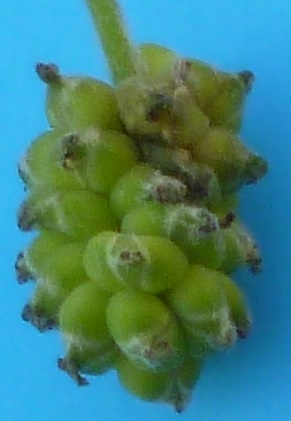
#> input picture image_files/asm5/1_black/27.Black_Mulberry_1.jpg, 291 x 421 px; its folder holds only this picture in this run
$ python 12_HOG.py   (older library calls are emulated)
#> lines starting #> are read from the running program, lines starting #| are printed output that depends on the picture
### util/common_util.py
import json
import math
import os
import pprint
import time
from datetime import datetime
from decimal import Decimal
from os import path
from turtle import pd

import numpy
import pandas
from diplib import PyDIPjavaio
import imageio
import numpy as np
from matplotlib import pyplot, cm
import csv
import pandas as pd
from pandas import DataFrame


class CommonUtil:


    # [6 lines left out: function save_ndarray_as_image, not called in this run]


    @staticmethod
    def rename_file(from_path_name: str, to_path_name: str):
        os.rename(from_path_name,to_path_name)


    # [88 lines left out: functions read_csv_file, list_to_ndarray, insert_to_list, is_dir_exist, is_path_exist, join_tuple and 3 more, not called in this run]


    @staticmethod
    def obtain_file_name_list(dir_path: str):
        file_name_list: list = os.listdir(dir_path)

        return file_name_list


    # [59 lines left out: functions auto_str, obtain_project_default_output_dir_path, press_enter_to_exit, create_missing_dir, print_complete_panda_data_frame, not called in this run]


    @staticmethod
    def obtain_project_default_input_dir_path(project_file_output_dir_name: str = "image_files", max_layers: int = 20):
#> called with project_file_output_dir_name = 'image_files', max_layers = 20
        parent_dir: str = os.getcwd()

        project_default_input_dir_path: str = ""
        layer_idx: int = 0
        while True:
            for root, sub_dir_name_list, files in os.walk(parent_dir):
                for sub_dir_name in sub_dir_name_list:
                    if sub_dir_name == project_file_output_dir_name:
                        project_default_input_dir_path += project_file_output_dir_name + "/"
                        return project_default_input_dir_path


            parent_dir, dir_name = os.path.split(parent_dir)
            if dir_name != project_file_output_dir_name:
                project_default_input_dir_path += "../"

            elif dir_name == project_file_output_dir_name:
                project_default_input_dir_path += dir_name + "/"
                return project_default_input_dir_path


            layer_idx += 1
            if layer_idx == max_layers:
                err_msg: str = "directory " + project_file_output_dir_name + " not exist in the " + str(max_layers) + " layer above"
                raise Exception(err_msg)


    # [62 lines left out: functions filter_list_value_smaller_than, obtain_project_default_output_dir_path, write_list_of_dict_to_excel, calc_coefficient_of_variation_CV, not called in this run]


    @staticmethod
    def pretty_print(obj: object, width=100):
        pprint.pprint(obj, width=width)


    # [9 lines left out: function derive_relative_error, not called in this run]


    @staticmethod
    def press_enter_to_continue():
        input("Press enter to continue...")


    # [78 lines left out: functions square_root, numpy_array_to_python_list, generate_date_time_str, save_image_to_folder, save_image_to_folder_imageio, save_image_to_default_project_folder and 1 more, not called in this run]

        # print(image.dtype)
        # im_uint8 = image.astype(np.uint8)


    @staticmethod
    def sleep(secs: int):
        time.sleep(secs)


    @staticmethod
    def print_on_same_line(text: str):
        print("\r", text, end='')


    # [33 lines left out: functions generate_date_time_str, make_dir, write_txt_file, read_txt_file, not called in this run]


    # 1, 1000 -> 0001
    @staticmethod
    def format_int_to_str_length(number: int, to_length: int):
        return str(number).zfill(to_length)


    # [48 lines left out: functions save_json_to_file, round_tuple_values_to_hundredths, round_to_hundredths, calc_mean, calc_standard_deviation, calc_smoothness and 1 more, not called in this run]

### util/image_util.py
import sys
import time

import diplib
import imageio
import numpy
from diplib import PyDIPjavaio
from diplib.PyDIP_bin import SE
from diplib.PyDIP_bin.MeasurementTool import MeasurementFeature, Measurement
from matplotlib import pyplot
from skimage import color

from util.common_util import CommonUtil

from skimage.io import imread

class ImageUtil:


    # [86 lines left out: functions extract_blue_pixel_values, avg_hue_value, obtain_rgb_tuple_list, obtain_rgb_tuple_list_list, watershed, diplib_convert and 1 more, not called in this run]


    @staticmethod
    def obtain_image_gray_array(image_path: str):
        image_gray_array: numpy.ndarray = imread(image_path, as_gray=True)

        return image_gray_array


    @staticmethod
    def obtain_image_rgb_array(image_path: str):
        img_rgb_array: numpy.ndarray = imread(image_path)
#> img_rgb_array is the input picture: shape (421, 291, 3); mean R, G, B 66.9, 129.5, 121.4

        return img_rgb_array


    # [495 lines left out: functions create_multi_img_plot, obtain_image_width_height, obtain_column_pixel_value_list, increase_image_contrast, invert_img, filter_image_by_threshold_value and 30 more, not called in this run]

### all_asm/asm5/12_HOG.py
# Compute the HOG feature vector for all of your images and store these in one comma separated file – for cell sizes use 16 and 64, resulting in two sets.
import PIL
import diplib
import csv

from util.common_util import CommonUtil
from util.image_util import ImageUtil
import numpy as np
import matplotlib.pyplot as plt
from PIL import Image
import os
#importing required libraries
from skimage.io import imread
from skimage.transform import resize
from skimage.feature import hog
from skimage import exposure
import matplotlib.pyplot as plt


# https://www.thepythoncode.com/article/hog-feature-extraction-in-python
# https://www.analyticsvidhya.com/blog/2019/09/feature-engineering-images-introduction-hog-feature-descriptor/
# https://lilianweng.github.io/lil-log/2017/10/29/object-recognition-for-dummies-part-1.html
if __name__ == '__main__':

    # Configure files and directories and settings
    input_dir: str = CommonUtil.obtain_project_default_input_dir_path() + 'asm5/'
    proj_dir_path: str = '../../file_output/'
    img_group: str = 'black'  # white / black
    cell_size: int = 16  # 16 / 64
    feature: str = 'hog'

    types: list = ['1', '2', '3', '4']  # [number]_[black/white] - number means sage of ripening

    first_line = True
    file_path: str = proj_dir_path + 'asm5/' + feature + '_' + img_group + '_' + str(cell_size) + '.csv'
    with open(file_path, 'w', newline='') as csv_file:
        writer = csv.writer(csv_file, delimiter=",")

        for stage in types:
            file_list: list = CommonUtil.obtain_file_name_list(input_dir + stage + '_' + img_group + '/')
            for file in file_list:
                img_rgb = ImageUtil.obtain_image_rgb_array(input_dir + stage + '_' + img_group + '/' + file)
                img_gray = ImageUtil.obtain_image_gray_array(input_dir + stage + '_' + img_group + '/' + file)
#> in obtain_image_gray_array, `image_gray_array: numpy.ndarray = imread(image_path, as_gray=True)`:
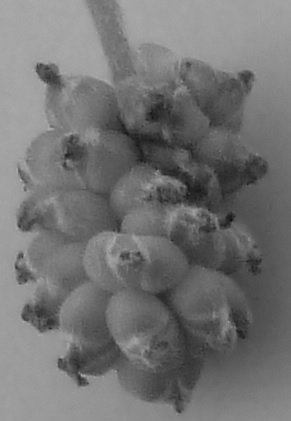
#> image_gray_array: shape (421, 291) float64; min 0.0574, max 0.703, mean 0.453

                # resizing image to have same number of features for images of different size
                resized_img = resize(img_rgb, (128 * 4, 64 * 4))
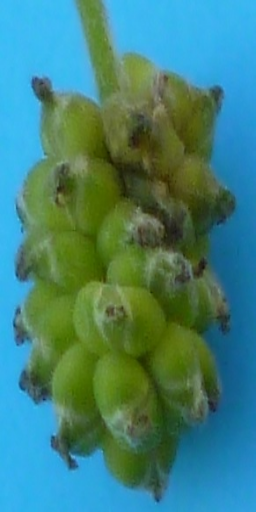
#> resized_img: shape (512, 256, 3) float64; mean R, G, B 0.262, 0.508, 0.476


                # creating hog features for resized image
                fd, hog_image = hog(resized_img, orientations=8,
                                    pixels_per_cell=(np.sqrt(cell_size), np.sqrt(cell_size)),
                                    cells_per_block=(1, 1), visualize=True, multichannel=True)

                if first_line:  # first line of a file is a header
                    header = ['Label'] + [str(cell_size) + '_Feature ' + str(i) for i in range(len(fd))]
#> header = 65537 items
#> (the run stopped early here; a loop or call above may not have finished)
